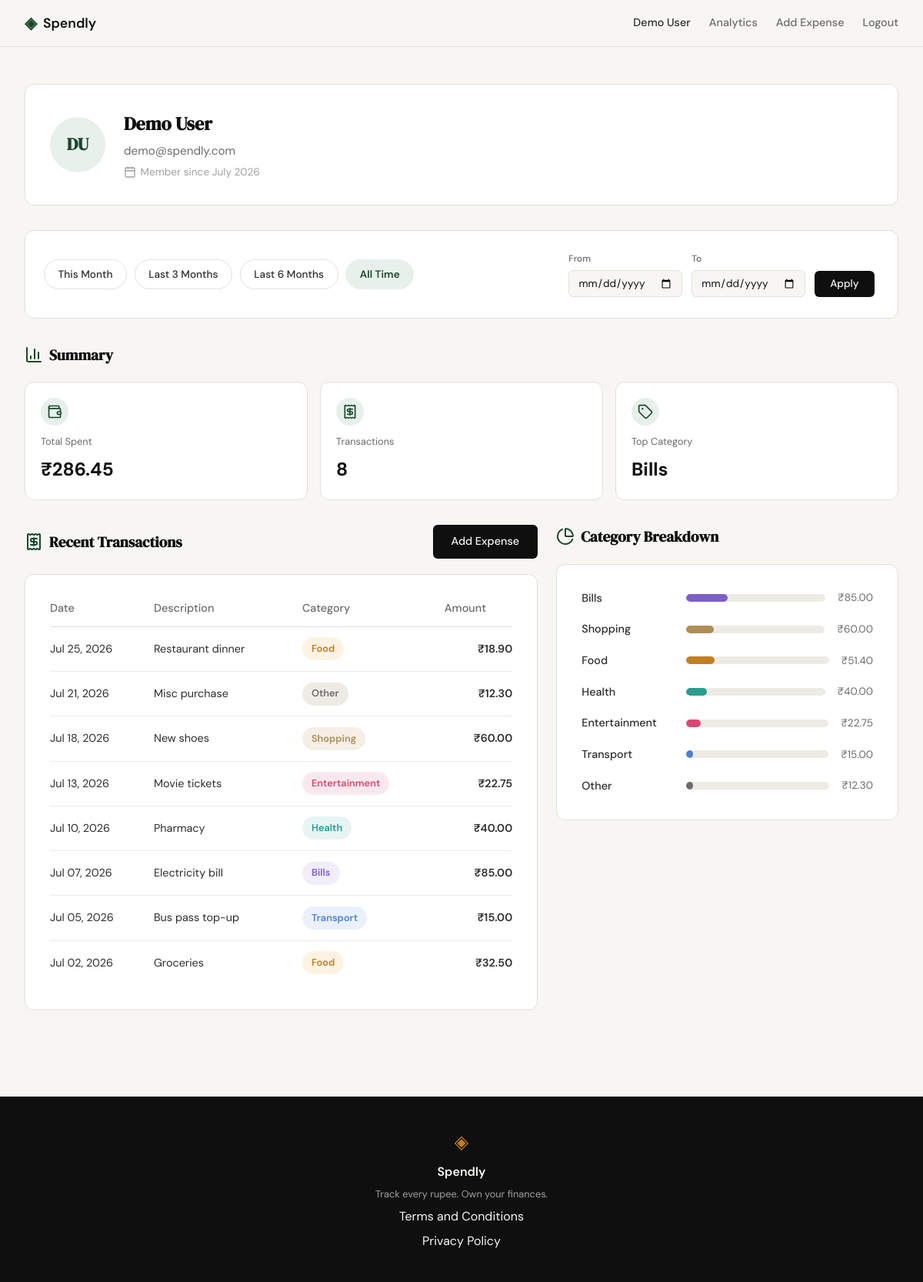
Screenshot of /profile (signed in) with the database file from the repository.
### tables this page shows
CREATE TABLE users (
            id INTEGER PRIMARY KEY AUTOINCREMENT,
            name TEXT NOT NULL,
            email TEXT UNIQUE NOT NULL,
            password_hash TEXT NOT NULL,
            created_at TEXT DEFAULT (datetime('now'))
        );

CREATE TABLE expenses (
            id INTEGER PRIMARY KEY AUTOINCREMENT,
            user_id INTEGER NOT NULL,
            amount REAL NOT NULL,
            category TEXT NOT NULL,
            date TEXT NOT NULL,
            description TEXT,
            created_at TEXT DEFAULT (datetime('now')),
            FOREIGN KEY (user_id) REFERENCES users(id)
        );

### app.py (the view)
@app.route("/profile")
def profile():
    if not session.get("user_id"):
        return redirect(url_for("login"))
    user_id = session["user_id"]
    date_from, date_to = _resolve_date_filter()
    return render_template(
        "profile.html",
        user=_build_profile_user(user_id),
        stats=_build_profile_stats(user_id, date_from, date_to),
        transactions=_build_profile_transactions(user_id, date_from, date_to),
        categories=_build_profile_categories(user_id, date_from, date_to),
        filter=_build_filter_context(date_from, date_to),
    )

### app.py (called while the page is built)
def format_currency(amount):
    return f"₹{amount:,.2f}"

def _parse_date_arg(value):
    if not value:
        return None
    try:
        return datetime.strptime(value, "%Y-%m-%d").date()
    except ValueError:
        return None

def _resolve_date_filter():
    date_from = _parse_date_arg(request.args.get("date_from"))
    date_to = _parse_date_arg(request.args.get("date_to"))
    if date_from is None or date_to is None:
        return None, None
    if date_from > date_to:
        flash("Start date must be before end date.", "error")
        return None, None
    return date_from.isoformat(), date_to.isoformat()

def _shift_months(d, months):
    total = d.month - 1 - months
    year = d.year + total // 12
    month = total % 12 + 1
    last_day = calendar.monthrange(year, month)[1]
    return date(year, month, min(d.day, last_day))

def _date_presets():
    today = date.today()
    today_str = today.isoformat()
    return [
        {
            "key": "this_month",
            "label": "This Month",
            "date_from": today.replace(day=1).isoformat(),
            "date_to": today_str,
        },
        {
            "key": "last_3_months",
            "label": "Last 3 Months",
            "date_from": _shift_months(today, 3).isoformat(),
            "date_to": today_str,
        },
        {
            "key": "last_6_months",
            "label": "Last 6 Months",
            "date_from": _shift_months(today, 6).isoformat(),
            "date_to": today_str,
        },
        {"key": "all_time", "label": "All Time", "date_from": None, "date_to": None},
    ]

def _preset_url(preset):
    params = {}
    if preset["date_from"] is not None:
        params["date_from"] = preset["date_from"]
    if preset["date_to"] is not None:
        params["date_to"] = preset["date_to"]
    return url_for("profile", **params)

def _build_profile_user(user_id):
    data = get_user_by_id(user_id)
    if data is None:
        return {"name": "", "email": "", "initials": "", "member_since": ""}
    parts = data["name"].split()
    if len(parts) >= 2:
        initials = (parts[0][0] + parts[-1][0]).upper()
    elif parts:
        initials = parts[0][:2].upper()
    else:
        initials = ""
    return {
        "name": data["name"],
        "email": data["email"],
        "initials": initials,
        "member_since": data["member_since"],
    }

def _pct_to_bar_class(pct):
    stepped = max(5, min(100, round(pct / 5) * 5))
    return f"profile-bar-w-{stepped}"

### templates/profile.html (shortened to what this page needs)
{% extends "base.html" %}
{% block head %}
<link rel="stylesheet" href="{{ url_for('static', filename='css/profile.css') }}">
{% endblock %}
{% block content %}
<div class="profile-page">
    <section class="profile-section">
        <div class="profile-user-card">
            <div class="profile-avatar">{{ user.initials }}</div>
            <div class="profile-user-info">
                <h1 class="profile-user-name">{{ user.name }}</h1>
                <p class="profile-user-email">{{ user.email }}</p>
                <p class="profile-user-meta"><i data-lucide="calendar"></i>Member since {{ user.member_since }}</p>
            </div>
        </div>
    </section>
    <section class="profile-section profile-filter-section">
        <div class="profile-filter-bar">
            <div class="profile-filter-presets">
                {% for preset in filter.presets %}
                <a href="{{ preset.url }}"
                   class="profile-filter-preset{{ ' profile-filter-preset-active' if preset.active else '' }}">
                    {{ preset.label }}
                </a>
                {% endfor %}
            </div>
            <form method="get" action="{{ url_for('profile') }}"
                  class="profile-filter-custom{{ ' profile-filter-custom-active' if filter.is_custom else '' }}">
                <div class="profile-filter-field">
                    <label for="date_from">From</label>
                    <input type="date" id="date_from" name="date_from" class="form-input" value="{{ filter.date_from }}">
                </div>
                <div class="profile-filter-field">
                    <label for="date_to">To</label>
                    <input type="date" id="date_to" name="date_to" class="form-input" value="{{ filter.date_to }}">
                </div>
                <button type="submit" class="btn-primary profile-filter-apply">Apply</button>
            </form>
        </div>
    </section>
    <section class="profile-section">
        <h2 class="profile-section-title"><i data-lucide="bar-chart-3"></i>Summary</h2>
        <div class="profile-stats">
            {% for stat in stats %}
            <div class="profile-stat">
                <span class="profile-stat-icon"><i data-lucide="{{ stat.icon }}"></i></span>
                <span class="profile-stat-label">{{ stat.label }}</span>
                <span class="profile-stat-value">{{ stat.value }}</span>
            </div>
            {% endfor %}
        </div>
    </section>
    <section class="profile-section profile-panels">
        <div class="profile-panel">
            <div class="profile-panel-header">
                <h2 class="profile-section-title"><i data-lucide="receipt"></i>Recent Transactions</h2>
                <a href="{{ url_for('add_expense') }}" class="btn-primary">Add Expense</a>
            </div>
            <div class="profile-table-wrap">
                <table class="profile-table">
                    <thead>
                        <tr>
                            <th>Date</th>
                            <th>Description</th>
                            <th>Category</th>
                            <th class="profile-table-amount">Amount</th>
                        </tr>
                    </thead>
                    <tbody>
                        {% for txn in transactions %}
                        <tr>
                            <td>{{ txn.date }}</td>
                            <td>{{ txn.description }}</td>
                            <td><span class="profile-badge {{ txn.category_class }}">{{ txn.category }}</span></td>
                            <td class="profile-table-amount">{{ txn.amount }}</td>
                        </tr>
                        {% endfor %}
                    </tbody>
                </table>
            </div>
        </div>
        <div class="profile-panel profile-panel-side">
            <h2 class="profile-section-title"><i data-lucide="pie-chart"></i>Category Breakdown</h2>
            <div class="profile-progress-card">
                {% for cat in categories %}
                <div class="profile-progress-row">
                    <span class="profile-progress-label">{{ cat.name }}</span>
                    <div class="profile-progress-track">
                        <div class="profile-progress-bar {{ cat.color_class }} {{ cat.bar_class }}"></div>
                    </div>
                    <span class="profile-progress-amount">{{ cat.amount }}</span>
                </div>
                {% endfor %}
            </div>
        </div>
    </section>
</div>
{% endblock %}

### templates/base.html (shortened to what this page needs)
<!DOCTYPE html>
<html lang="en">
<head>
    <link rel="stylesheet" href="{{ url_for('static', filename='css/style.css') }}">
    {% block head %}{% endblock %}
</head>
<body>
    <nav class="navbar">
        <div class="nav-inner">
            <a href="{{ url_for('landing') }}" class="nav-brand">
                <span class="brand-icon">◈</span>
                <span class="brand-name">Spendly</span>
            </a>
            <div class="nav-links">
                {% if session.get('user_id') %}
                {% if session.get('user_name') %}
                <span class="nav-username">{{ session.get('user_name') }}</span>
                {% endif %}
                <a href="{{ url_for('analytics') }}" class="{{ 'nav-active' if request.endpoint == 'analytics' else '' }}">Analytics</a>
                <a href="{{ url_for('add_expense') }}" class="{{ 'nav-active' if request.endpoint == 'add_expense' else '' }}">Add Expense</a>
                <a href="{{ url_for('logout') }}">Logout</a>
                {% else %}
                <a href="{{ url_for('login') }}">Sign in</a>
                <a href="{{ url_for('register') }}" class="nav-cta">Get started</a>
                {% endif %}
            </div>
        </div>
    </nav>
    <main class="main-content">
        {% block content %}{% endblock %}
    </main>
    <footer class="footer">
        <div class="footer-inner">
            <span class="brand-icon">◈</span>
            <span class="footer-name">Spendly</span>
            <p class="footer-copy">Track every rupee. Own your finances.</p>
            <a href="{{ url_for('terms') }}">Terms and Conditions</a>
            <a href="{{ url_for('privacy') }}">Privacy Policy</a>
        </div>
    </footer>
</body>
</html>

### static/css/style.css (style rules this page uses)
:root { --ink: #0f0f0f; --ink-soft: #2d2d2d; --ink-muted: #6b6b6b; --ink-faint: #a0a0a0; --paper: #f7f6f3; --paper-warm: #f0ede6; --paper-card: #ffffff; --accent: #1a472a; --accent-light: #e8f0eb; --accent-2: #c17f24; --accent-2-light: #fdf3e3; --danger: #c0392b; --danger-light: #fdecea; --success: #1a7a3c; --success-light: #e6f4ea; --border: #e4e1da; --border-soft: #eeebe4; --cat-food: var(--accent-2); --cat-food-light: var(--accent-2-light); --cat-other: var(--ink-muted); --cat-other-light: var(--border-soft); --cat-transport: #4f7fd6; --cat-transport-light: #eaf1fc; --cat-bills: #7b5fc7; --cat-bills-light: #f1edfb; --cat-health: #2a9d8f; --cat-health-light: #e6f5f3; --cat-entertainment: #d6486f; --cat-entertainment-light: #fbe8ee; --cat-shopping: #b08d57; --cat-shopping-light: #f5efe6; --font-display: 'DM Serif Display', Georgia, serif; --font-body: 'DM Sans', system-ui, sans-serif; --max-width: 1200px; --auth-width: 440px; --radius-sm: 6px; --radius-md: 12px; --radius-lg: 20px; }
*, *::before, *::after { box-sizing: border-box; margin: 0; padding: 0; }
html { font-size: 16px; scroll-behavior: smooth; }
body { background: var(--paper); color: var(--ink); font-family: var(--font-body); font-size: 1rem; line-height: 1.6; -webkit-font-smoothing: antialiased; }
a { color: inherit; text-decoration: none; }
.navbar { position: sticky; top: 0; z-index: 100; background: var(--paper); border-bottom: 1px solid var(--border); padding: 0 2rem; }
.nav-inner { max-width: var(--max-width); margin: 0 auto; height: 60px; display: flex; align-items: center; justify-content: space-between; }
.nav-brand { display: flex; align-items: center; gap: 0.5rem; font-family: var(--font-body); font-weight: 600; font-size: 1.1rem; color: var(--ink); }
.brand-icon { color: var(--accent); font-size: 1.3rem; }
.brand-name { color: var(--ink); }
.nav-links { display: flex; align-items: center; gap: 1.5rem; font-size: 0.9rem; font-weight: 500; }
.nav-links a { color: var(--ink-muted); transition: color 0.2s; }
.nav-username { color: var(--ink-soft); font-weight: 500; }
.main-content { min-height: calc(100vh - 60px - 100px); }
.btn-primary { display: inline-block; background: var(--ink); color: var(--paper); padding: 0.65rem 1.5rem; border-radius: var(--radius-sm); font-family: var(--font-body); font-size: 0.9rem; font-weight: 500; cursor: pointer; border: none; transition: background 0.2s; text-decoration: none; }
.form-input { width: 100%; padding: 0.6rem 0.875rem; border: 1px solid var(--border); border-radius: var(--radius-sm); font-family: var(--font-body); font-size: 0.95rem; color: var(--ink); background: var(--paper); outline: none; transition: border-color 0.2s; }
.form-input::placeholder { color: var(--ink-faint); }
.footer { background: var(--ink); color: var(--paper); padding: 2.5rem 2rem; text-align: center; }
.footer-inner { display: flex; flex-direction: column; align-items: center; gap: 0.4rem; }
.footer .brand-icon { color: var(--accent-2); font-size: 1.5rem; }
.footer-name { font-weight: 600; font-size: 1rem; }
.footer-copy { font-size: 0.8rem; color: var(--ink-faint); }

### rows the page displays
users: get "Demo User", name "Demo User", email "demo@spendly.com"
expenses: date "Jul 25, 2026", description "Restaurant dinner", category "Food", amount "₹18.90"
expenses: date "Jul 21, 2026", description "Misc purchase", category "Other", amount "₹12.30"
expenses: date "Jul 18, 2026", description "New shoes", category "Shopping", amount "₹60.00"
expenses: date "Jul 13, 2026", description "Movie tickets", category "Entertainment", amount "₹22.75"
expenses: date "Jul 10, 2026", description "Pharmacy", category "Health", amount "₹40.00"
expenses: date "Jul 07, 2026", description "Electricity bill", category "Bills", amount "₹85.00"
expenses: date "Jul 05, 2026", description "Bus pass top-up", category "Transport", amount "₹15.00"
expenses: date "Jul 02, 2026", description "Groceries", category "Food", amount "₹32.50"

### other values shown
{{ user.initials }} "DU"
{{ user.member_since }} "July 2026"
{{ preset.label }} "This Month" "Last 3 Months" "Last 6 Months" "All Time"
{{ stat.label }} "Total Spent" "Transactions" "Top Category"
{{ stat.value }} "₹286.45" "8" "Bills"
{{ cat.name }} "Bills" "Shopping" "Food" "Health" "Entertainment" "Transport" "Other"
{{ cat.amount }} "₹85.00" "₹60.00" "₹51.40" "₹40.00" "₹22.75" "₹15.00" "₹12.30"
